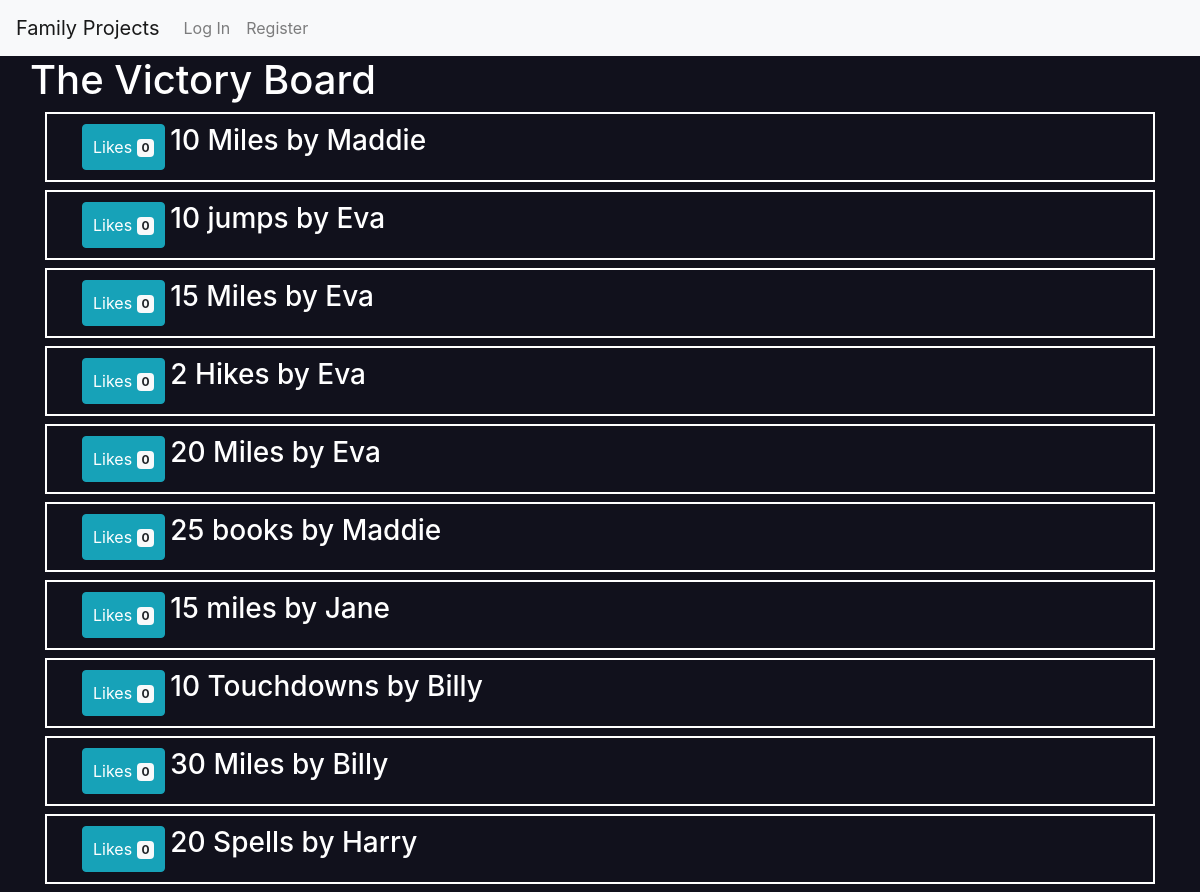
The app's page /scoreboard with its own data.
### capstone/models.py (models this page shows)
class Project(models.Model):
    owner = models.ForeignKey(User, on_delete=models.CASCADE)
    projname = models.CharField(max_length=64)
    person = models.CharField(max_length=64)
    units = models.IntegerField()
    unitlabel = models.CharField(max_length=64)
    completed = models.IntegerField(default=0)
    theme = models.CharField(max_length=65)
    victory = models.CharField(max_length=10, default='no' )

### capstone/views.py (the view)
# urls.py: path("scoreboard", views.scoreboard, name="scoreboard"),
def scoreboard(request):
    if request.method == "POST":
        project_id = request.POST["project_id"]
        project = Project.objects.get(id=project_id)
        project.victory = "yes"
        project.save()
        updatedprojects = Project.objects.filter(victory="yes")
        return render(request, "capstone/scoreboard.html", {"projects": updatedprojects})
    else:
        projects = Project.objects.filter(victory="yes")
        likelist = {}
        catalog = []
        for project in projects:
            count = Likes.objects.filter(project=project).count()
            pid = project.id
            likelist[pid] = {"count": count}
            catalog.append(count)
        return render(request, "capstone/scoreboard.html", {"projects": projects, "likelist": likelist, "catalog": catalog})

### capstone/templates/capstone/scoreboard.html (shortened to what this page needs)
{% extends "capstone/layout.html" %}
{% load static %}
{% block header %}
  <link href="{% static 'capstone/stylescoreboard.css' %}" rel="stylesheet">
{% endblock %}
{% block body %}
<div class="container">
  <div class="row">
    <h1>The Victory Board</h1>
  </div>
    {% for project in projects %}
    <div class="row mb-2 victory">
      <button id="likesbtn" type="button" class="btn btn-info like" value={{ project.id }}>
        Likes <span id={{ project.id }} class="badge badge-light">0</span>
      </button>
    <h3 class="victext">{{ project.units }} {{ project.unitlabel }} by {{ project.person}}</h3>
      </div>
      {% endfor %}
</div>
{% endblock %}

### capstone/templates/capstone/layout.html (shortened to what this page needs)
{% load static %}
<!DOCTYPE html>
<html lang="en">
    <head>
        <link rel="stylesheet" href="https://stackpath.bootstrapcdn.com/bootstrap/4.4.1/css/bootstrap.min.css">
        {% block script %}
        {% load static %}
        {% endblock %}
        {% block header %}
        {% endblock %}
    </head>
    <body>
        <nav class="navbar navbar-expand-lg navbar-light bg-light">
            <a class="navbar-brand" href="{% url 'index' %}">Family Projects</a>
            <div>
              <ul class="navbar-nav mr-auto">
                {% if user.is_authenticated %}
                    <li class="nav-item">
                      <a class="nav-link" href="{% url 'myprojects' %}">Your Projects</a>
                    </li>
                    <li class="nav-item">
                      <a class="nav-link" href="{% url 'newprojects' %}">New Project</a>
                    </li>
                    <li class="nav-item">
                      <a class="nav-link" href="{% url 'scoreboard' %}">Scoreboard</a>
                    </li>
                    <li class="nav-item">
                      <a class="nav-link" href="{% url 'allprojects' %}">All Projects</a>
                    </li>
                    <li class="nav-item">
                        <a class="nav-link" href="{% url 'logout' %}">Log Out</a>
                    </li>
                {% else %}
                    <li class="nav-item">
                        <a class="nav-link" href="{% url 'login' %}">Log In</a>
                    </li>
                    <li class="nav-item">
                        <a class="nav-link" href="{% url 'register' %}">Register</a>
                    </li>
                {% endif %}
              </ul>
            </div>
          </nav>
        <div class="body">
            {% block body %}
            {% endblock %}
        </div>
    </body>
</html>

### capstone/static/capstone/stylescoreboard.css (style rules this page uses)
body { background-color: #11111C; color: white; }
.victory { margin: auto; border: 2px solid white; padding: 10px; }
.like { padding: 10px; position: relative; left: 25px; }
.victext { position: relative; left: 30px; }

### records on screen
Project: {{ project.id }} 1 (drawn), units "10", unitlabel "Miles", person "Maddie"
Project: {{ project.id }} 33 (drawn), units "10", unitlabel "jumps", person "Eva"
Project: {{ project.id }} 48 (drawn), units "15", unitlabel "Miles", person "Eva"
Project: {{ project.id }} 53 (drawn), units "2", unitlabel "Hikes", person "Eva"
Project: {{ project.id }} 59 (drawn), units "20", unitlabel "Miles", person "Eva"
Project: {{ project.id }} 63 (drawn), units "25", unitlabel "books", person "Maddie"
Project: {{ project.id }} 64 (drawn), units "15", unitlabel "miles", person "Jane"
Project: {{ project.id }} 65 (drawn), units "10", unitlabel "Touchdowns", person "Billy"
Project: {{ project.id }} 66 (drawn), units "30", unitlabel "Miles", person "Billy"
Project: {{ project.id }} 73 (drawn), units "20", unitlabel "Spells", person "Harry"
